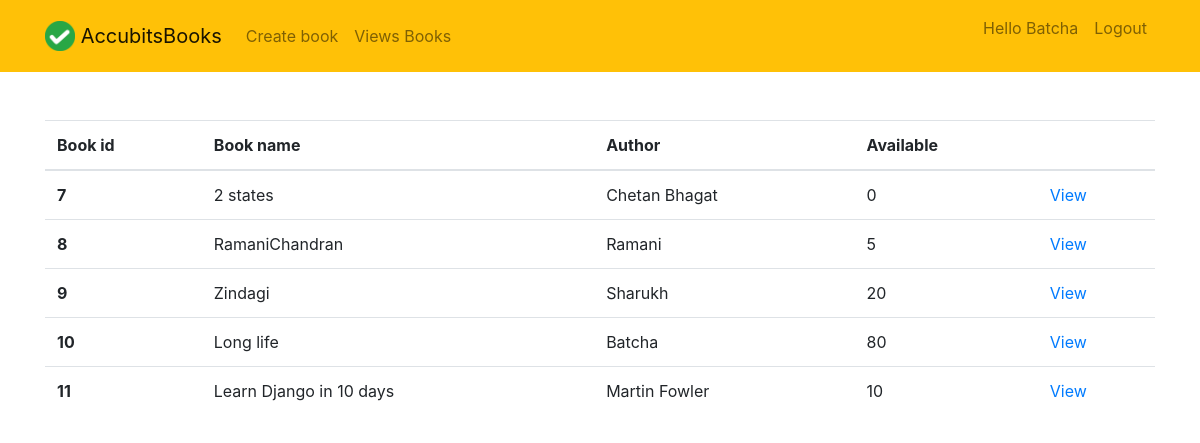
Page /view_books/ (signed in) on the earlier database version.
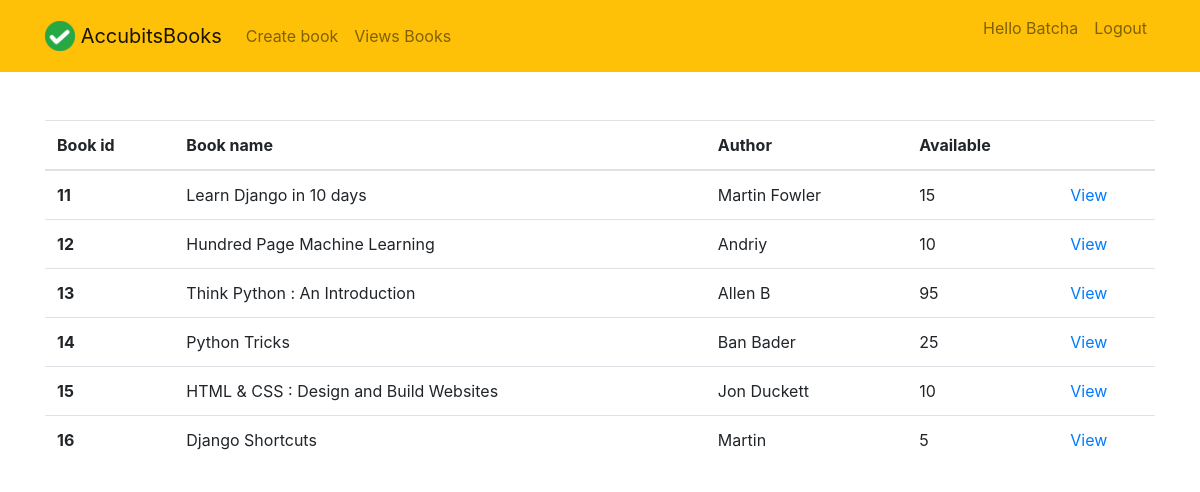
Same page on the later database version.
### inventory/models.py (models this page shows, shortened)
class Books(models.Model):
    book_name = models.CharField(max_length=200)
    author = models.CharField(max_length=200, null=True, blank=True)
    book_count = models.IntegerField(null=True, blank=True, default=1)

### inventory/views.py (the view)
# urls.py: path('view_books/', views.view_books, name="view_books"),
@login_required(login_url="login")
def view_books(request):
    books = Books.objects.all()
    context = {"books": books}
    return render(request, 'inventory/view_books.html', context)

### inventory/templates/inventory/view_books.html
{% extends "inventory/main.html" %}
{% load crispy_forms_tags %}
{% block content %}
<br>
<br>
<table class="table">
  <thead>
    <tr>
      <th scope="col">Book id</th>
      <th scope="col">Book name</th>
      <th scope="col">Author</th>
      <th scope="col">Available</th>
      <th scope="col"></th>
    </tr>
  </thead>
  <tbody>
    {% for book in books %}
    <tr>
      <th scope="row">{{book.id}}</th>
      <td>{{book.book_name}}</td>
      <td>{{book.author}}</td>
      <td>{{book.book_count}}</td>
      <td><a href="{% url 'view_book' book.id %}">View</a></td>
    </tr>
    {% endfor %}
  </tbody>
</table>
{% endblock content %}

Differences in the rows shown:
removed Books: id "7", book_name "2 states", author "Chetan Bhagat", book_count "0"
removed Books: id "8", book_name "RamaniChandran", author "Ramani", book_count "5"
removed Books: id "9", book_name "Zindagi", author "Sharukh", book_count "20"
removed Books: id "10", book_name "Long life", author "Batcha", book_count "80"
changed Books "Learn Django in 10 days": book_count "10" → "15"
added Books: id "12", book_name "Hundred Page Machine Learning", author "Andriy", book_count "10"
added Books: id "13", book_name "Think Python : An Introduction", author "Allen B", book_count "95"
added Books: id "14", book_name "Python Tricks", author "Ban Bader", book_count "25"
added Books: id "15", book_name "HTML & CSS : Design and Build Websites", author "Jon Duckett", book_count "10"
added Books: id "16", book_name "Django Shortcuts", author "Martin", book_count "5"
